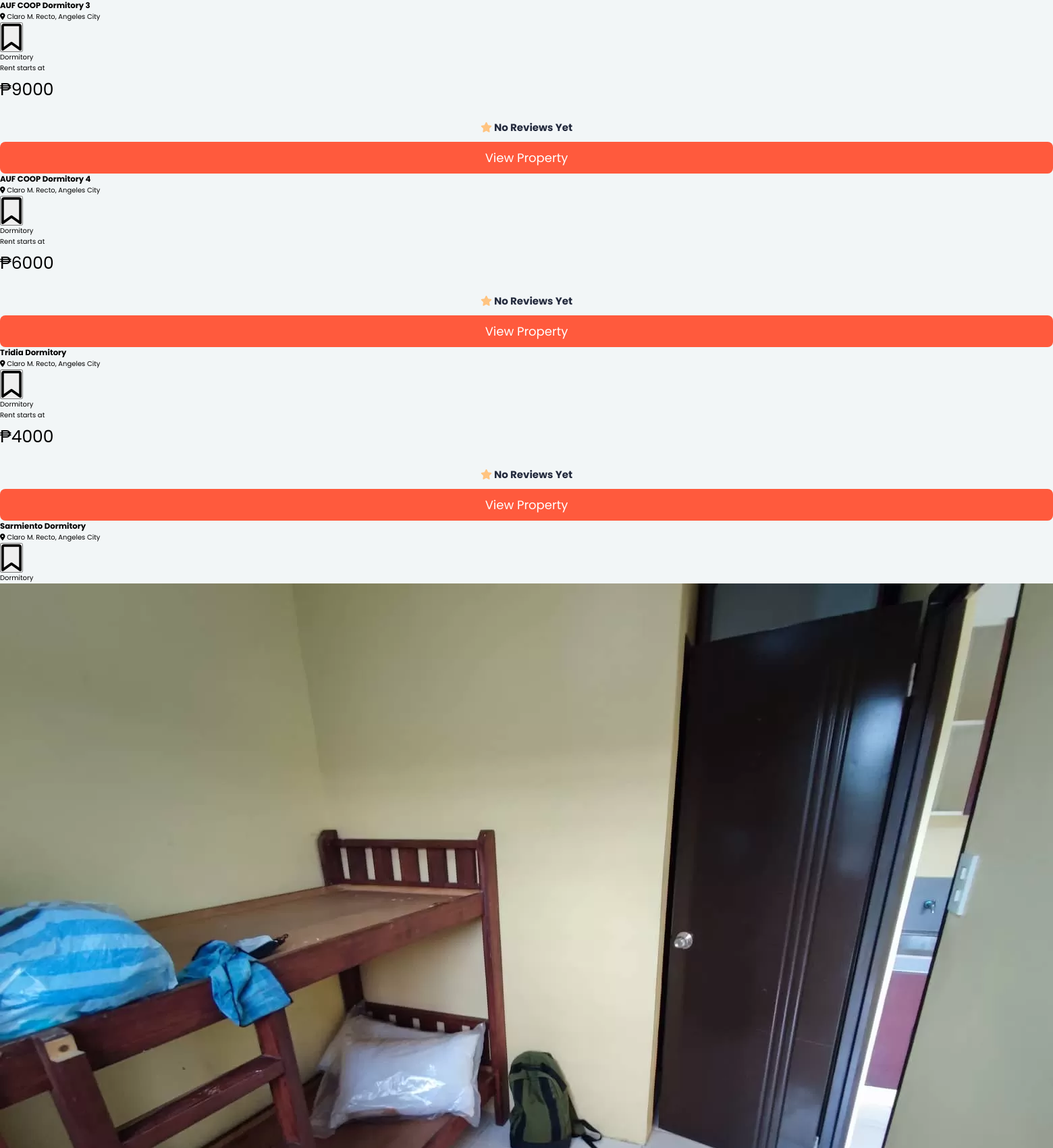
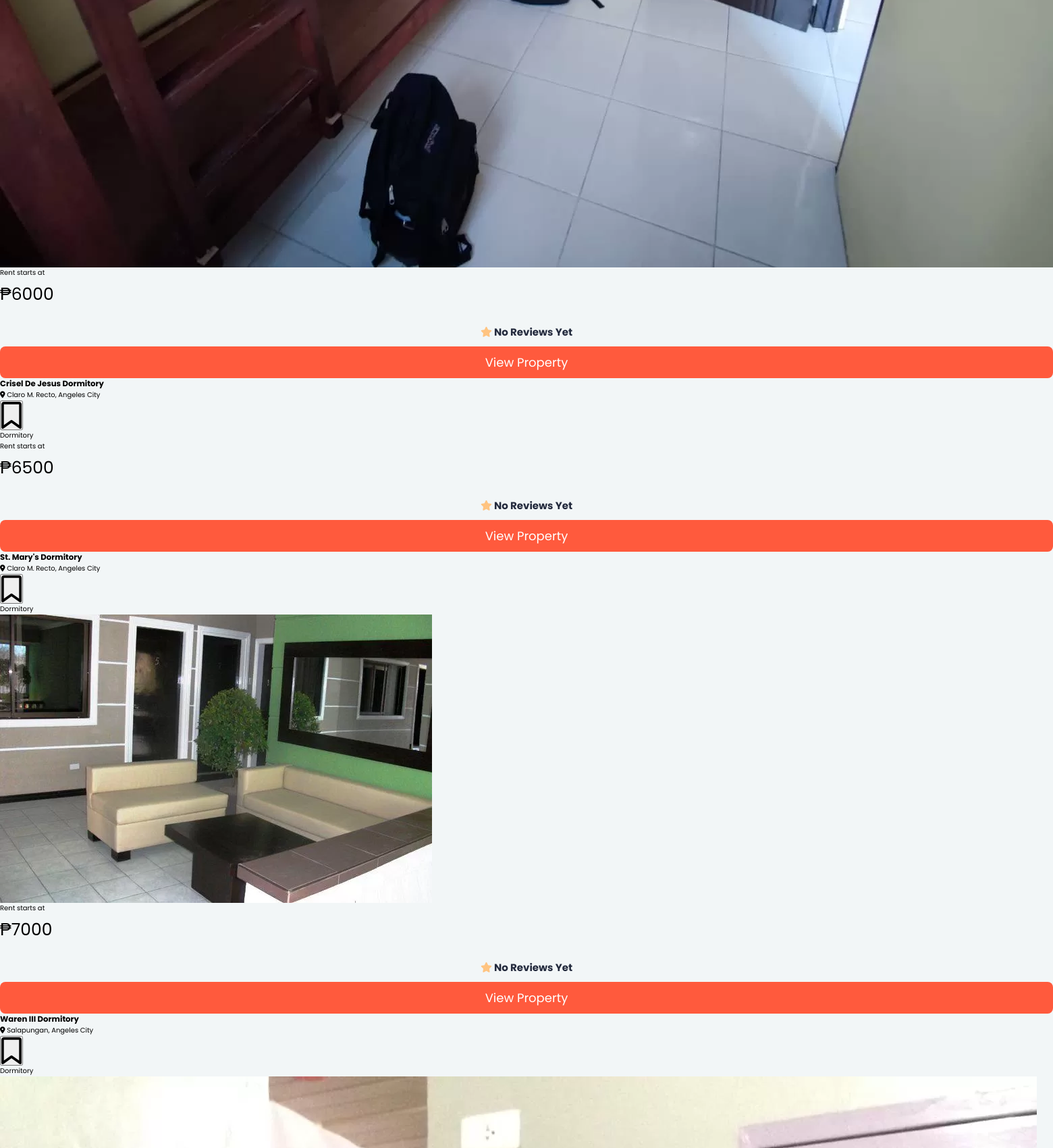
Screenshot of /search.php (upper part) with the database file from the repository (2 pictures, top to bottom).
### tables this page shows
CREATE TABLE `apt_properties` (
  `property_id` int(11) NOT NULL,
  `property_type` varchar(255) NOT NULL,
  `property_name` varchar(255) NOT NULL,
  `landlord_id` int(11) NOT NULL,
  `status` int(1) NOT NULL
);

CREATE TABLE `apt_property_locations` (
  `property_id` int(11) NOT NULL,
  `property_number` varchar(255) NOT NULL,
  `street` varchar(255) NOT NULL,
  `barangay` varchar(255) NOT NULL,
  `city` varchar(255) NOT NULL,
  `province` varchar(255) NOT NULL,
  `region` varchar(255) NOT NULL,
  `latitude` varchar(255) NOT NULL,
  `longitude` varchar(255) NOT NULL,
  `status` int(1) NOT NULL
);

CREATE TABLE `apt_property_details` (
  `property_id` int(11) NOT NULL,
  `description` text DEFAULT NULL,
  `total_floors` int(20) NOT NULL,
  `total_units` int(3) NOT NULL,
  `occupied_units` int(11) NOT NULL,
  `lowest_rate` float NOT NULL,
  `electric_bill` varchar(255) DEFAULT NULL,
  `water_bill` varchar(255) DEFAULT NULL,
  `reservation_fee` float NOT NULL,
  `advance_deposit` float NOT NULL,
  `gcash` varchar(255) DEFAULT NULL,
  `maya` varchar(255) DEFAULT NULL,
  `credit_card` varchar(255) DEFAULT NULL,
  `cash` tinyint(1) NOT NULL,
  `status` int(1) NOT NULL
);

CREATE TABLE `apt_property_images` (
  `image_id` int(11) NOT NULL,
  `property_id` int(11) NOT NULL,
  `image_path` varchar(255) NOT NULL,
  `title` varchar(255) DEFAULT NULL,
  `thumbnail` tinyint(1) NOT NULL,
  `status` int(1) NOT NULL
);

### models/Property.php (called while the page is built, shortened)
<?php
class Property
{
	protected $connection;
	public function setConnection($connection)
	{
		$this->connection = $connection;
	}
    public function getProperties(){
		try {
            $sql = "SELECT * FROM apt_properties
            INNER JOIN apt_user_information ON apt_properties.landlord_id=apt_user_information.user_id
            INNER JOIN apt_property_details ON apt_properties.property_id=apt_property_details.property_id
            INNER JOIN apt_property_locations ON apt_properties.property_id=apt_property_locations.property_id
            INNER JOIN apt_property_amenities ON apt_properties.property_id=apt_property_amenities.property_id
            INNER JOIN apt_property_images ON apt_properties.property_id=apt_property_images.property_id
            WHERE apt_user_information.user_type=1 AND apt_properties.status=1 GROUP BY apt_properties.property_id;";
            $data = $this->connection->query($sql)->fetchAll();
            return $data;
        } catch (Exception $e) {
            error_log($e->getMessage());
        }
	}
}

### models/Review.php (called while the page is built, shortened)
<?php
class Review
{
    public function setConnection($connection)
	{
		$this->connection = $connection;
	}
    public function getRatings($property_id){
        try {
			$sql = "SELECT rating FROM apt_reviews WHERE apt_reviews.property_id=$property_id AND apt_reviews.status=1";
			$data = $this->connection->query($sql)->fetchAll();
			return $data;
		} catch (Exception $e) {
			error_log($e->getMessage());
		}
    }
}

### models/Image.php (called while the page is built, shortened)
<?php
class Image
{
    public function setConnection($connection)
	{
		$this->connection = $connection;
	}
    public function getDisplayImage($property_id){
        try {
			$sql = "SELECT * FROM apt_property_images WHERE thumbnail=1 AND property_id=$property_id AND status=1";
			$data = $this->connection->query($sql)->fetch();
			return $data;
		} catch (Exception $e) {
			error_log($e->getMessage());
		}
    }
}

### search.php (the view, shortened to what this page needs)
<?php
include("init.php");
$property = new Property();
$property->setConnection($connection);
$properties = $property->getProperties();
?>
    <link href="css/accommodations.css" rel="stylesheet" />
    <link href="css/all.css" rel="stylesheet" />
    <?php $propertyCounter = 0; ?>
    <?php
    foreach ($properties as $property) {
        $property_name = $property['property_name'];
        $address = $property['barangay'] . ', ' . $property['city'];
        $lowest_rate = $property['lowest_rate'];
        $property_type = $property['property_type'];
        $property_id = $property['property_id'];
        $images = new Image();
        $images->setConnection($connection);
        $images = $images->getDisplayImage($property_id);
        if($images){
            $image = $images['image_path'];
        } else {
            $image = 'logo.png';
        }
        $reviews = new Review();
        $reviews->setConnection($connection);
        $reviews = $reviews->getRatings($property_id);
        if(count($reviews)>0){
            $total_ratings = 0;
            $total_reviews = count($reviews);
            foreach ($reviews as $review) {
                $total_ratings += $review["rating"];
            }
            $average_rating = number_format(($total_ratings / $total_reviews),1);
            if($total_reviews>1){
                $show_reviews = $average_rating . ' ( ' . $total_reviews . ' Reviews )';
            } else{
                $show_reviews = $average_rating . ' ( ' . $total_reviews . ' Review )';
            }
        } else{
            $show_reviews = "No reviews yet";
        }
    ?>
        <?php if ($propertyCounter % 2 == 0) { ?>
            <div class="row gx-5 mb-3">
            <?php } ?>
              <div class="col-md-6">
                <div class="box">
                    <div class="row">
                        <div class="col-10">
                            <h3 class="name"><?= $property_name ?></h3>
                            <div class="row">
                                <div class="h4 mt-3 col-sm-8">
                                    <div>
                                    <i class="fas fa-map-marker-alt"></i> <?= $address ?>
                                    </div>
                                </div>
                            </div>
                        </div>
                            <div class="col-2 justify-content-end d-flex">
                            <?php if(isset($_SESSION['user_id'])) {?>
                                <form class="save">
                                <?php if (isset($bookmark['status']) && $bookmark['status']===1) {?>
                                <button
                                    type="button"
                                    class="fa-solid fa-bookmark fa-4x"
                                    value="1"
                                    id="bookmarkBtn-<?= $property_id ?>"
                                    onclick="bookmark(<?= $property_id ?>)"
                                    ></button>
                                <?php } elseif(isset($bookmark['status']) && $bookmark['status']===2) { ?>
                                    <button
                                    type="button"
                                    class="fa-regular fa-bookmark fa-4x"
                                    value="2"
                                    id="bookmarkBtn-<?= $property_id ?>"
                                    onclick="bookmark(<?= $property_id ?>)"
                                    ></button>
                                <?php } else {?>
                                    <button
                                    type="button"
                                    class="fa-regular fa-bookmark fa-4x"
                                    value="0"
                                    id="bookmarkBtn-<?= $property_id ?>"
                                    onclick="bookmark(<?= $property_id ?>)"
                                    ></button>
                                <?php } ?>
                                </form>
                                <?php } else { ?>
                                    <form action="login" method="post" class="save">
                                <button
                                    type="submit"
                                    name="save"
                                    class="fa-regular fa-bookmark fa-4x"
                                ></button>
                                </form>
                                <?php } ?>
                            </div>
                    </div>
                  <div class="thumb">
                    <p class="type"><span><?= $property_type ?></span></p>
                    <img src="resources/images/properties/<?= $image ?>" alt="" />
                  </div>
                  <div class="row">
                    <div class="col-sm-6 rentName">
                      Rent starts at
                      <div class="price">&#8369;<?= $lowest_rate ?></div>
                    </div>
                    <div class="col-sm-6">
                        <p class="btnRating"><i class="fa-solid fa-star starRating"></i> <?= $show_reviews ?></p>
                      </div>
                  </div>
                  <div class="row">
                    <div class="col-sm">
                      <a href="view.php?property_id=<?= $property_id ?>" class="btnView">View property</a>
                    </div>
                  </div>
                </div>
              </div>
              <?php if ($propertyCounter % 2 == 1 || $propertyCounter == count($properties) - 1) { ?>
            </div>
            <?php } ?>
        <?php $propertyCounter++; ?>
    <?php } ?>

### css/accommodations.css (style rules this page uses)
* { margin: 0; padding: 0; box-sizing: border-box; font-family: 'Poppins', sans-serif; }
.rentName .price { gap: 1.5rem; font-size: 2.5rem; font-weight: normal; margin-top: .5rem; }
.btnView, .inline-btn { margin-top: 1rem; padding: 1rem 3rem; background-color: var(--orange-soda); color: #fff; cursor: pointer; text-align: center; font-size: 1.8rem; text-transform: capitalize; }
.btnView { display: block; width: 100%; border-radius: 8px; text-decoration: none; }
.btnRating { display: block; width: 100%; border-radius: 5px; margin-top: 1.5rem; padding-top: 1rem; color: #232A3D; font-size: 1.5rem; font-weight: bold; text-transform: capitalize; justify-content: start; text-align: center; }
.starRating { color: #ffc481; }

### rows the page displays
apt_properties: property_name "AUF COOP Dormitory 3", apt_property_locations.barangay+city "Claro M. Recto, Angeles City", property_type "Dormitory", apt_property_details.lowest_rate "9000", show_reviews "No Reviews Yet"
apt_properties: property_name "AUF COOP Dormitory 4", apt_property_locations.barangay+city "Claro M. Recto, Angeles City", property_type "Dormitory", apt_property_details.lowest_rate "6000", show_reviews "No Reviews Yet"
apt_properties: property_name "Tridia Dormitory", apt_property_locations.barangay+city "Claro M. Recto, Angeles City", property_type "Dormitory", apt_property_details.lowest_rate "4000", show_reviews "No Reviews Yet"
apt_properties: property_name "Sarmiento Dormitory", apt_property_locations.barangay+city "Claro M. Recto, Angeles City", property_type "Dormitory", apt_property_images.image_path (picture), apt_property_details.lowest_rate "6000", show_reviews "No Reviews Yet"
apt_properties: property_name "Crisel De Jesus Dormitory", apt_property_locations.barangay+city "Claro M. Recto, Angeles City", property_type "Dormitory", apt_property_details.lowest_rate "6500", show_reviews "No Reviews Yet"
apt_properties: property_name "St. Mary's Dormitory", apt_property_locations.barangay+city "Claro M. Recto, Angeles City", property_type "Dormitory", apt_property_images.image_path (picture), apt_property_details.lowest_rate "7000", show_reviews "No Reviews Yet"
apt_properties: property_name "Waren III Dormitory", apt_property_locations.barangay+city "Salapungan, Angeles City", property_type "Dormitory", apt_property_images.image_path (picture)
